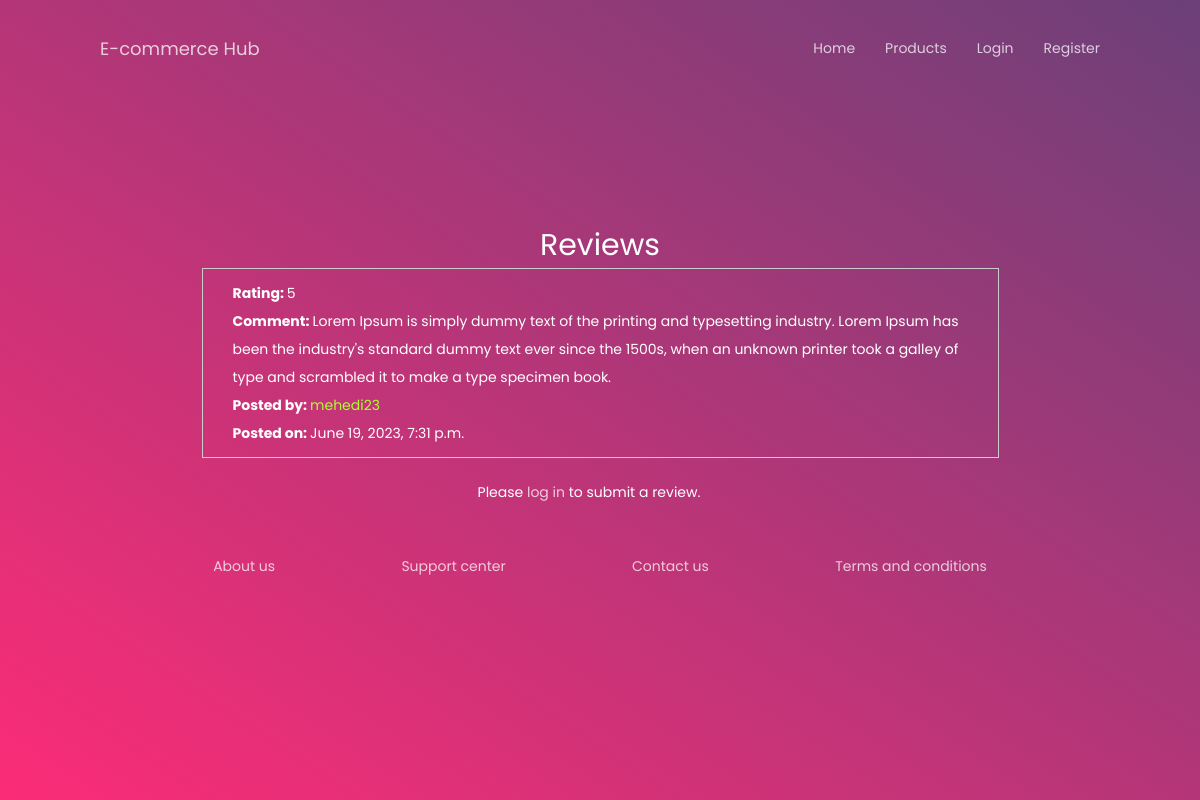
The app's page /product_detail/1/ with its own data.
### review/models.py (models this page shows, shortened)
class Review(models.Model):
    product = models.ForeignKey(Product, on_delete=models.CASCADE)
    user = models.ForeignKey(User, on_delete=models.CASCADE)
    rating = models.IntegerField()
    comment = models.TextField()
    created_at = models.DateTimeField(auto_now_add=True)

### review/views.py (the view)
# urls.py: path('product_detail/<int:product_id>/',
def product_detail(request, product_id):
    product = get_object_or_404(Product, id=product_id)
    reviews = Review.objects.filter(product=product)
    if request.method == 'POST':
        form = ReviewForm(request.POST)
        if form.is_valid():
            review = form.save(commit=False)
            review.product = product
            review.user = request.user
            review.save()
            return redirect('product_detail', product_id=product.id)
    else:
        form = ReviewForm()
    return render(request, 'product_detail.html', {'product': product, 'reviews': reviews, 'form': form})

### review/templates/product_detail.html (shortened to what this page needs)
<!DOCTYPE html>
<html lang="en">
  <head>
    {% load static %}
    <link href="{% static 'css/main.css' %}" rel="stylesheet" media="all" />
    <link href="{% static 'css/post.css' %}" rel="stylesheet" media="all" />
    <link rel="stylesheet" href="{% static 'css/styles.css' %}" />
  </head>
  <body>
    <header>
      <h4>
        <a href="{% url 'home' %}">E-commerce Hub</a>
      </h4>
      <nav>
        {% if user.is_authenticated %}
        <li><a href="{% url 'home' %}">Home</a></li>
        <li><a href="{% url 'product_list' %}">Products</a></li>
        <li>
          <a href="{% url 'cart' %}"
            >Cart ({{ request.user.cart_set.count }})</a
          >
        </li>
        <li>
          <a href="{% url 'profile' %}">Welcome, {{ request.user.username }}</a>
        </li>
        <li><a href="{% url 'logout' %}">Logout</a></li>
        {% else %}
        <li><a href="{% url 'home' %}">Home</a></li>
        <li><a href="{% url 'product_list' %}">Products</a></li>
        <li><a href="{% url 'login' %}">Login</a></li>
        <li><a href="{% url 'register' %}">Register</a></li>
        {% endif %}
      </nav>
    </header>
    <section class="hero">
      <div class="background-image"></div>
      <div class="hero-content-area">
        <h2>Reviews</h2>
        {% if reviews %}
        <ul style="text-align: left">
          {% for review in reviews %}
          <div class="product">
            <li>
              <p><b>Rating: </b>{{ review.rating }}</p>
              <p><b>Comment: </b>{{ review.comment }}</p>
              <p>
                <b>Posted by: </b
                ><span style="color: greenyellow"
                  >{{ review.user.username }}</span
                >
              </p>
              <p><b>Posted on: </b>{{ review.created_at }}</p>
            </li>
          </div>
          {% endfor %}
        </ul>
        {% else %}
        <p>No reviews available.</p>
        {% endif %} {% if user.is_authenticated %}
        <a
          class="btn btn--radius-2 btn--blue"
          href="{% url 'submit_review' product_id=product.id %}"
          >Submit a review</a
        >
        {% else %}
        <p>Please <a href="{% url 'login' %}">log in</a> to submit a review.</p>
        {% endif %}
      </div>
      <footer>
        <a href="#">About us</a>
        <a href="#">Support center</a>
        <a href="#">Contact us</a>
        <a href="#">Terms and conditions</a>
      </footer>
    </section>
  </body>
</html>

### store/static/css/main.css (style rules this page uses)
html { -webkit-box-sizing: border-box; -moz-box-sizing: border-box; box-sizing: border-box; }
* { padding: 0; margin: 0; }
*, *:before, *:after { -webkit-box-sizing: inherit; -moz-box-sizing: inherit; box-sizing: inherit; }
body, h1, h2, h3, h4, h5, h6, blockquote, p, pre, dl, dd, ol, ul, figure, hr, fieldset, legend { margin: 0; padding: 0; }
body { font-family: "Poppins", "Arial", "Helvetica Neue", sans-serif; font-weight: 400; font-size: 14px; }
h1, h2, h3, h4, h5, h6 { font-weight: 400; }
h2 { font-size: 30px; }
h4 { font-size: 18px; }

### store/static/css/styles.css (style rules this page uses)
* { margin: 0; padding: 0; box-sizing: border-box; }
html { font-size: 16px; font-family: "Poppins", "Arial", "Helvetica Neue", sans-serif; color: #555; }
ul, nav { list-style: none; }
nav li { display: inline-block; position: relative; }
nav a:after { position: absolute; content: ''; display: inline-block; width: calc( 0% ); position: absolute; bottom: -6px; left: 0; height: 3px; background: yellow; transition: width 450ms ease-out; }
a { text-decoration: none; opacity: 0.75; color: #fff; }
section { display: flex; flex-direction: column; align-items: center; padding: 100px 80px; }
section p { max-width: 775px; line-height: 2; padding: 0 20px; }
header { position: absolute; width: 100%; display: flex; justify-content: space-between; align-items: center; padding: 35px 100px 0; animation: 1s fadein 0.5s forwards; opacity: 0; color: #fff; z-index: 2; }
header nav { display: flex; margin-right: -15px; }
header nav li { margin: 0 15px; }
.hero { position: relative; justify-content: center; text-align: center; min-height: 100vh; color: #fff; }
.hero .background-image { position: absolute; top: 0; left: 0; width: 100%; height: 100%; background-image: linear-gradient(to top right, #fc2c77 0%, #6c4079 100%); background-size: cover; z-index: -1; background-color: #80a3db; }
.hero-content-area { opacity: 0; animation: 1s slidefade 1s forwards; }
* { box-sizing: border-box; margin: 0; padding: 0; }
footer { width: 100%; max-width: 900px; display: flex; justify-content: space-around; width: 100%; margin-top: 50px; }
.product { border: 1px solid #ccc; padding: 10px; margin-bottom: 20px; }

### records on screen
Review: rating "5", comment "Lorem Ipsum is simply dummy text of the printing and typesetting industry. Lorem Ipsum has been the industry's standard dummy text ever since the 1500s, when an unknown printer took a galley of type and scrambled it to make a type specimen book.", user.username "mehedi23", created_at "June 19, 2023, 7:31 p.m."
